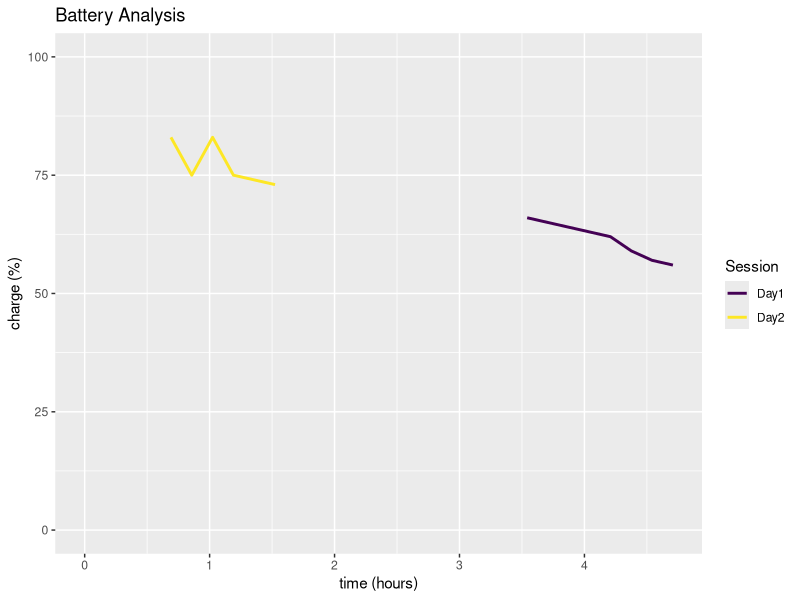

Here is the R script that generated this plot:
setwd('/Users/robinedwards/Documents/MSF/Buendia/server-status/battery')

datain = read.csv('battery_data.csv', header=T)

combined = do.call('rbind', lapply(1:ncol(datain), FUN = function(i){
  d = na.omit(datain[, i])
  d = data.frame(t = 1:length(d)/6, bat = d)
  
  # initial model to estimate time when battery was 100%
  lm = lm(t ~ bat, data=d)
  pred = predict.lm(lm, newdata=data.frame(bat=c(100,0)), se.fit = TRUE)
  d$t_adj = d$t - pred$fit[1]
  d$id = ordered(names(datain)[i], levels=names(datain))
  return(d)
}))

if(require(ggplot2)){
  plt = ggplot(combined, aes(t_adj, bat, group=id, col=factor(id))) + 
    geom_line(size=1) + expand_limits(x = 0) + scale_y_continuous(limits = c(0,100)) +
    labs(x = 'time (hours)', y = 'charge (%)', 
         title = 'Battery Analysis', col = 'Session')
  ggsave(plt, file='battery_analysis_plot.pdf', w=6, h=4)
}

# combined model
f = lm(t_adj ~ bat, data=combined)
p = predict.lm(f, newdata=data.frame(bat=c(100,0)), se.fit = TRUE)
life = diff(p$fit)
# estimated battery duration

print(paste('Estimated duration', formatC(life, digits = 3), 'hours'))
